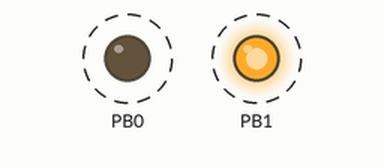
Bench run of a program on a simulated ATmega32, built with avr-gcc and emulated at 1 MHz. Shown: output pins drawn as LEDs (lit = HIGH). Dashed ring = blinking.

Above: at 0.2 s.
Timing chart, 0 to 3.0 s (numbered marks = the images above):
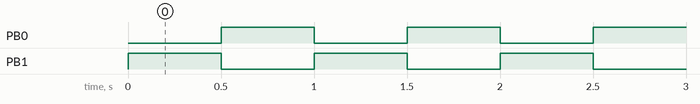

The program:

main.c
```c
/*
 * GccApplication1.c
 *
 * Created: 03.01.2024 09:47:30
 * Author : Mats
 */

#define F_CPU 1000000UL
#define delay_time 500 // in MS

#include <avr/io.h>
#include <util/delay.h>


int main(void)
{
    DDRB = (1<<0);  // Setting pin B0 as a output
	DDRB |= (1<<1); // Setting pin B1 as a output
	PORTB = (1<<0); // Setting pin B0 as 5v

    while (1)
    {
        PORTB ^= (11<<0);
		_delay_ms(delay_time);
    }
}
```

Measured:
- by itself, PB0, PB1: alternates HIGH for 0.50 s and LOW for 0.50 s
